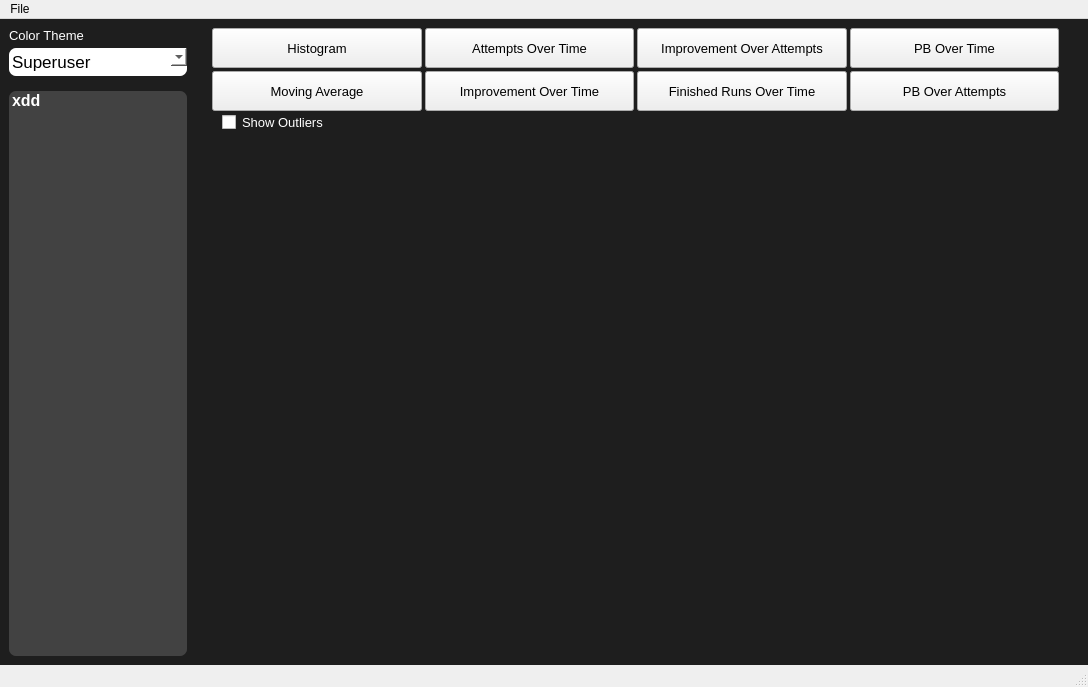
<?xml version="1.0" encoding="UTF-8"?>
<ui version="4.0">
 <class>MainWindow</class>
 <widget class="QMainWindow" name="MainWindow">
  <property name="geometry">
   <rect>
    <x>0</x>
    <y>0</y>
    <width>1088</width>
    <height>687</height>
   </rect>
  </property>
  <property name="sizePolicy">
   <sizepolicy hsizetype="Minimum" vsizetype="Minimum">
    <horstretch>0</horstretch>
    <verstretch>0</verstretch>
   </sizepolicy>
  </property>
  <property name="minimumSize">
   <size>
    <width>0</width>
    <height>0</height>
   </size>
  </property>
  <property name="windowTitle">
   <string>MainWindow</string>
  </property>
  <property name="styleSheet">
   <string notr="true">QWidget#centralwidget {
	background-color: rgb(30, 30, 30);
}</string>
  </property>
  <widget class="QWidget" name="centralwidget">
   <property name="layoutDirection">
    <enum>Qt::LayoutDirection::LeftToRight</enum>
   </property>
   <property name="styleSheet">
    <string notr="true">.option_button {
	color: white;
	background-color: rgba(66, 66, 66, 1.0);
	border-radius :7px;
}

.option_button:hover {
	color: white;
	background-color: rgb(50, 50, 50);
}

.option_button:checked {
	color: rgb(66,66,66);
	background-color: rgb(89, 197, 255);
}

#check_showOutliers {
	color: white;
}</string>
   </property>
   <layout class="QGridLayout" name="gridLayout">
    <item row="0" column="0">
     <layout class="QHBoxLayout" name="mainLayout" stretch="1,5">
      <property name="spacing">
       <number>5</number>
      </property>
      <property name="bottomMargin">
       <number>0</number>
      </property>
      <item>
       <layout class="QVBoxLayout" name="vertical_list">
        <property name="topMargin">
         <number>0</number>
        </property>
        <item>
         <widget class="QLabel" name="label">
          <property name="font">
           <font>
            <pointsize>10</pointsize>
           </font>
          </property>
          <property name="styleSheet">
           <string notr="true">QLabel {
	color: white;
}</string>
          </property>
          <property name="text">
           <string>Color Theme</string>
          </property>
         </widget>
        </item>
        <item>
         <widget class="QComboBox" name="color_options">
          <property name="minimumSize">
           <size>
            <width>0</width>
            <height>20</height>
           </size>
          </property>
          <property name="styleSheet">
           <string notr="true">QComboBox {
	border: 0px;
	border-radius: 7px;
	padding: 3px;
	background-color: white;
	font: 17px;
	margin-bottom: 10px;
}</string>
          </property>
          <item>
           <property name="text">
            <string>Superuser</string>
           </property>
          </item>
          <item>
           <property name="text">
            <string>Alpine</string>
           </property>
          </item>
          <item>
           <property name="text">
            <string>Shadow</string>
           </property>
          </item>
          <item>
           <property name="text">
            <string>Dark Magic Girl</string>
           </property>
          </item>
          <item>
           <property name="text">
            <string>Miami</string>
           </property>
          </item>
          <item>
           <property name="text">
            <string>Sewing Tin Light</string>
           </property>
          </item>
         </widget>
        </item>
        <item>
         <widget class="QListWidget" name="listSplits">
          <property name="minimumSize">
           <size>
            <width>120</width>
            <height>180</height>
           </size>
          </property>
          <property name="font">
           <font>
            <family>Segoe UI</family>
            <pointsize>12</pointsize>
            <italic>false</italic>
            <bold>true</bold>
            <underline>false</underline>
            <kerning>true</kerning>
           </font>
          </property>
          <property name="focusPolicy">
           <enum>Qt::FocusPolicy::StrongFocus</enum>
          </property>
          <property name="autoFillBackground">
           <bool>false</bool>
          </property>
          <property name="styleSheet">
           <string notr="true">QListWidget#listSplits {
	color: white;
	background-color: rgb(66, 66, 66);
	border-radius: 7px
}

QListWidget#listSplits:item:hover {
	color: white;
	background-color: rgb(50, 50, 50);
}

QListWidget#listSplits:item:selected {
	color: rgb(66,66,66);
	background-color: rgb(89, 197, 255);
}


</string>
          </property>
          <property name="selectionMode">
           <enum>QAbstractItemView::SelectionMode::SingleSelection</enum>
          </property>
          <property name="selectionRectVisible">
           <bool>false</bool>
          </property>
          <property name="currentRow">
           <number>-1</number>
          </property>
          <item>
           <property name="text">
            <string>xdd</string>
           </property>
          </item>
         </widget>
        </item>
       </layout>
      </item>
      <item>
       <layout class="QVBoxLayout" name="verticalLayout">
        <property name="spacing">
         <number>2</number>
        </property>
        <property name="bottomMargin">
         <number>0</number>
        </property>
        <item>
         <layout class="QGridLayout" name="options_gridLayout" rowstretch="0,0,0,0" columnstretch="0,0,0,0">
          <property name="sizeConstraint">
           <enum>QLayout::SizeConstraint::SetNoConstraint</enum>
          </property>
          <property name="leftMargin">
           <number>20</number>
          </property>
          <property name="rightMargin">
           <number>20</number>
          </property>
          <property name="bottomMargin">
           <number>0</number>
          </property>
          <property name="spacing">
           <number>3</number>
          </property>
          <item row="0" column="1">
           <widget class="QPushButton" name="option_attemptsOverTime">
            <property name="sizePolicy">
             <sizepolicy hsizetype="Expanding" vsizetype="Maximum">
              <horstretch>0</horstretch>
              <verstretch>0</verstretch>
             </sizepolicy>
            </property>
            <property name="minimumSize">
             <size>
              <width>0</width>
              <height>40</height>
             </size>
            </property>
            <property name="maximumSize">
             <size>
              <width>16777215</width>
              <height>50</height>
             </size>
            </property>
            <property name="font">
             <font>
              <pointsize>10</pointsize>
              <kerning>true</kerning>
             </font>
            </property>
            <property name="focusPolicy">
             <enum>Qt::FocusPolicy::WheelFocus</enum>
            </property>
            <property name="text">
             <string>Attempts Over Time</string>
            </property>
            <property name="checkable">
             <bool>true</bool>
            </property>
            <property name="checked">
             <bool>false</bool>
            </property>
            <property name="autoExclusive">
             <bool>true</bool>
            </property>
            <property name="class" stdset="0">
             <string>option_button</string>
            </property>
            <attribute name="buttonGroup">
             <string notr="true">option_buttons</string>
            </attribute>
           </widget>
          </item>
          <item row="3" column="0">
           <widget class="QCheckBox" name="check_showOutliers">
            <property name="sizePolicy">
             <sizepolicy hsizetype="Minimum" vsizetype="Minimum">
              <horstretch>0</horstretch>
              <verstretch>0</verstretch>
             </sizepolicy>
            </property>
            <property name="font">
             <font>
              <pointsize>10</pointsize>
             </font>
            </property>
            <property name="cursor">
             <cursorShape>ArrowCursor</cursorShape>
            </property>
            <property name="layoutDirection">
             <enum>Qt::LayoutDirection::LeftToRight</enum>
            </property>
            <property name="styleSheet">
             <string notr="true">QCheckBox {
	margin-left: 10px;
}</string>
            </property>
            <property name="text">
             <string>Show Outliers</string>
            </property>
            <property name="checked">
             <bool>false</bool>
            </property>
           </widget>
          </item>
          <item row="0" column="2">
           <widget class="QPushButton" name="option_impOverAttempts">
            <property name="sizePolicy">
             <sizepolicy hsizetype="Expanding" vsizetype="Maximum">
              <horstretch>0</horstretch>
              <verstretch>0</verstretch>
             </sizepolicy>
            </property>
            <property name="minimumSize">
             <size>
              <width>0</width>
              <height>40</height>
             </size>
            </property>
            <property name="maximumSize">
             <size>
              <width>16777215</width>
              <height>50</height>
             </size>
            </property>
            <property name="font">
             <font>
              <pointsize>10</pointsize>
             </font>
            </property>
            <property name="text">
             <string>Improvement Over Attempts</string>
            </property>
            <property name="checkable">
             <bool>true</bool>
            </property>
            <property name="checked">
             <bool>false</bool>
            </property>
            <property name="autoExclusive">
             <bool>true</bool>
            </property>
            <property name="class" stdset="0">
             <string>option_button</string>
            </property>
            <attribute name="buttonGroup">
             <string notr="true">option_buttons</string>
            </attribute>
           </widget>
          </item>
          <item row="1" column="2">
           <widget class="QPushButton" name="option_finishedRunsOverTime">
            <property name="sizePolicy">
             <sizepolicy hsizetype="Expanding" vsizetype="Maximum">
              <horstretch>0</horstretch>
              <verstretch>0</verstretch>
             </sizepolicy>
            </property>
            <property name="minimumSize">
             <size>
              <width>0</width>
              <height>40</height>
             </size>
            </property>
            <property name="maximumSize">
             <size>
              <width>16777215</width>
              <height>50</height>
             </size>
            </property>
            <property name="font">
             <font>
              <pointsize>10</pointsize>
             </font>
            </property>
            <property name="text">
             <string>Finished Runs Over Time</string>
            </property>
            <property name="checkable">
             <bool>true</bool>
            </property>
            <property name="checked">
             <bool>false</bool>
            </property>
            <property name="autoExclusive">
             <bool>true</bool>
            </property>
            <property name="class" stdset="0">
             <string>option_button</string>
            </property>
            <attribute name="buttonGroup">
             <string notr="true">option_buttons</string>
            </attribute>
           </widget>
          </item>
          <item row="1" column="0">
           <widget class="QPushButton" name="option_movingAvg">
            <property name="sizePolicy">
             <sizepolicy hsizetype="Expanding" vsizetype="Maximum">
              <horstretch>0</horstretch>
              <verstretch>0</verstretch>
             </sizepolicy>
            </property>
            <property name="minimumSize">
             <size>
              <width>0</width>
              <height>40</height>
             </size>
            </property>
            <property name="maximumSize">
             <size>
              <width>16777215</width>
              <height>50</height>
             </size>
            </property>
            <property name="font">
             <font>
              <pointsize>10</pointsize>
             </font>
            </property>
            <property name="text">
             <string>Moving Average</string>
            </property>
            <property name="checkable">
             <bool>true</bool>
            </property>
            <property name="checked">
             <bool>false</bool>
            </property>
            <property name="autoExclusive">
             <bool>true</bool>
            </property>
            <property name="class" stdset="0">
             <string>option_button</string>
            </property>
            <attribute name="buttonGroup">
             <string notr="true">option_buttons</string>
            </attribute>
           </widget>
          </item>
          <item row="1" column="1">
           <widget class="QPushButton" name="option_impOverTime">
            <property name="sizePolicy">
             <sizepolicy hsizetype="Expanding" vsizetype="Maximum">
              <horstretch>0</horstretch>
              <verstretch>0</verstretch>
             </sizepolicy>
            </property>
            <property name="minimumSize">
             <size>
              <width>0</width>
              <height>40</height>
             </size>
            </property>
            <property name="maximumSize">
             <size>
              <width>16777215</width>
              <height>50</height>
             </size>
            </property>
            <property name="font">
             <font>
              <pointsize>10</pointsize>
             </font>
            </property>
            <property name="text">
             <string>Improvement Over Time</string>
            </property>
            <property name="checkable">
             <bool>true</bool>
            </property>
            <property name="checked">
             <bool>false</bool>
            </property>
            <property name="autoExclusive">
             <bool>true</bool>
            </property>
            <property name="class" stdset="0">
             <string>option_button</string>
            </property>
            <attribute name="buttonGroup">
             <string notr="true">option_buttons</string>
            </attribute>
           </widget>
          </item>
          <item row="0" column="0">
           <widget class="QPushButton" name="option_hist">
            <property name="sizePolicy">
             <sizepolicy hsizetype="Expanding" vsizetype="Maximum">
              <horstretch>0</horstretch>
              <verstretch>0</verstretch>
             </sizepolicy>
            </property>
            <property name="minimumSize">
             <size>
              <width>0</width>
              <height>40</height>
             </size>
            </property>
            <property name="maximumSize">
             <size>
              <width>16777215</width>
              <height>50</height>
             </size>
            </property>
            <property name="font">
             <font>
              <pointsize>10</pointsize>
             </font>
            </property>
            <property name="text">
             <string>Histogram</string>
            </property>
            <property name="checkable">
             <bool>true</bool>
            </property>
            <property name="checked">
             <bool>false</bool>
            </property>
            <property name="autoExclusive">
             <bool>true</bool>
            </property>
            <property name="autoDefault">
             <bool>false</bool>
            </property>
            <property name="default">
             <bool>false</bool>
            </property>
            <property name="class" stdset="0">
             <string>option_button</string>
            </property>
            <attribute name="buttonGroup">
             <string notr="true">option_buttons</string>
            </attribute>
           </widget>
          </item>
          <item row="0" column="3">
           <widget class="QPushButton" name="option_personalBestOverTime">
            <property name="sizePolicy">
             <sizepolicy hsizetype="Expanding" vsizetype="Maximum">
              <horstretch>0</horstretch>
              <verstretch>0</verstretch>
             </sizepolicy>
            </property>
            <property name="minimumSize">
             <size>
              <width>0</width>
              <height>40</height>
             </size>
            </property>
            <property name="maximumSize">
             <size>
              <width>16777215</width>
              <height>50</height>
             </size>
            </property>
            <property name="font">
             <font>
              <pointsize>10</pointsize>
             </font>
            </property>
            <property name="text">
             <string>PB Over Time</string>
            </property>
            <property name="checkable">
             <bool>true</bool>
            </property>
            <property name="checked">
             <bool>false</bool>
            </property>
            <property name="autoExclusive">
             <bool>true</bool>
            </property>
            <property name="class" stdset="0">
             <string>option_button</string>
            </property>
            <attribute name="buttonGroup">
             <string notr="true">option_buttons</string>
            </attribute>
           </widget>
          </item>
          <item row="1" column="3">
           <widget class="QPushButton" name="option_personalBestOverAttempts">
            <property name="sizePolicy">
             <sizepolicy hsizetype="Expanding" vsizetype="Maximum">
              <horstretch>0</horstretch>
              <verstretch>0</verstretch>
             </sizepolicy>
            </property>
            <property name="minimumSize">
             <size>
              <width>0</width>
              <height>40</height>
             </size>
            </property>
            <property name="maximumSize">
             <size>
              <width>16777215</width>
              <height>50</height>
             </size>
            </property>
            <property name="font">
             <font>
              <pointsize>10</pointsize>
             </font>
            </property>
            <property name="text">
             <string>PB Over Attempts</string>
            </property>
            <property name="checkable">
             <bool>true</bool>
            </property>
            <property name="checked">
             <bool>false</bool>
            </property>
            <property name="autoExclusive">
             <bool>true</bool>
            </property>
            <property name="class" stdset="0">
             <string>option_button</string>
            </property>
            <attribute name="buttonGroup">
             <string notr="true">option_buttons</string>
            </attribute>
           </widget>
          </item>
         </layout>
        </item>
        <item>
         <layout class="QVBoxLayout" name="graph_layout">
          <property name="leftMargin">
           <number>20</number>
          </property>
          <property name="topMargin">
           <number>20</number>
          </property>
          <property name="rightMargin">
           <number>20</number>
          </property>
          <property name="bottomMargin">
           <number>20</number>
          </property>
          <item>
           <widget class="QWidget" name="graph_placeholder" native="true">
            <property name="sizePolicy">
             <sizepolicy hsizetype="Preferred" vsizetype="Expanding">
              <horstretch>0</horstretch>
              <verstretch>0</verstretch>
             </sizepolicy>
            </property>
            <property name="styleSheet">
             <string notr="true">QWidget#placeholder {
	background: rgba(30,30,50,0);
}</string>
            </property>
           </widget>
          </item>
         </layout>
        </item>
       </layout>
      </item>
     </layout>
    </item>
   </layout>
  </widget>
  <widget class="QMenuBar" name="menubar">
   <property name="geometry">
    <rect>
     <x>0</x>
     <y>0</y>
     <width>1088</width>
     <height>22</height>
    </rect>
   </property>
   <widget class="QMenu" name="menuFile">
    <property name="title">
     <string>File</string>
    </property>
    <addaction name="actionOpen"/>
   </widget>
   <addaction name="menuFile"/>
  </widget>
  <widget class="QStatusBar" name="statusbar"/>
  <action name="actionOpen">
   <property name="text">
    <string>Open</string>
   </property>
  </action>
 </widget>
 <resources/>
 <connections/>
 <buttongroups>
  <buttongroup name="option_buttons">
   <property name="exclusive">
    <bool>true</bool>
   </property>
  </buttongroup>
 </buttongroups>
</ui>
